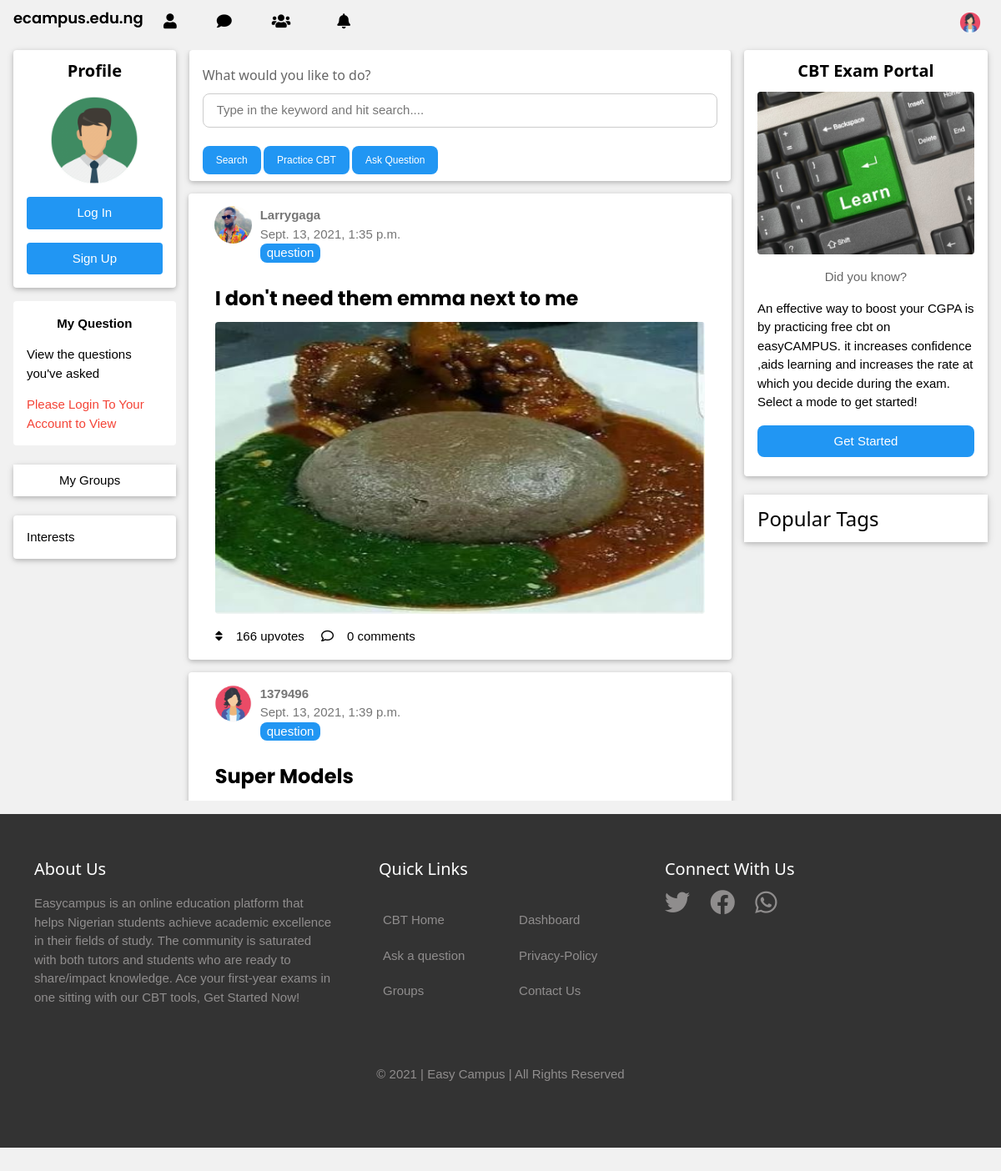
The page / on the database its author committed.
### community/models.py (models this page shows, shortened)
class Quest(models.Model):
    TYPE_CHOICES = (
        ('article', 'Article'),
        ('question', 'Question'),
        ('link', 'Link'),
    )
    STATUS_CHOICES = (
        ('approved', 'Approved'),
        ('pending', 'Pending'),
        ('rejected', 'Rejected'),
    )
    title = models.CharField(max_length=250)
    slug = models.SlugField(max_length=250, unique=True, blank=True, null=True)
    asked_by = models.ForeignKey(User,
                                 on_delete=models.CASCADE,
                                 related_name='user', null=True,blank=True)
    body = models.TextField()
    date_asked = models.DateTimeField(auto_now_add=True)
    status = models.CharField(max_length=10,
                            choices=STATUS_CHOICES,
                            default='pending', blank=True,
                                     null=True)
    image_upload = models.ImageField(upload_to="QThumbnail", blank=True,
                                     null=True)
    tags = TagField()
    type = models.CharField(max_length=10,
                            choices=TYPE_CHOICES,
                            default='question')
    votes = models.ManyToManyField(User, related_name='vote_count',
                                   blank=True)
    class Meta:
        ordering = ('date_asked',)
        indexes = [models.Index(fields=[ 'date_asked', 'asked_by', 'title','tags'])]
    objects = models.Manager()  # The default manager.
    Approved = ApprovedManager()  # Our custom manager.
    Pending = PendingManager()
    def get_absolute_url(self):
        return reverse('question_detail',
                       kwargs={'pk': self.pk, 'slug': self.slug})

### community/views.py (the view)
# urls.py: path('', views.question_list, name='question_list'),
def question_list(request):
    tags = get_popular_tag(Quest)
    question_list = recommend_questions(request,Quest.Approved.all())
    paginator = Paginator(question_list, 4)
    page = request.GET.get('page')
    try:
        questions = paginator.page(page)
    except PageNotAnInteger:
        questions = paginator.page(1)
    except EmptyPage:
        if request.is_ajax():
            return HttpResponse('')
        questions = paginator.page(paginator.num_pages)
    context = {'questions': questions, 'tags': tags, }
    if request.is_ajax():
        return render(request, 'general/index_scroll.html', context)
    return render(request,'general/index.html',context)

### community/models.py (called while the page is built)
    def get_queryset(self):
        return super().get_queryset().filter(status="approved")

### community/utils.py (called while the page is built)
def get_visits_anon(request):
    if request.COOKIES.get('visited'):
        already_visited = request.COOKIES['visited'].replace('[','').replace(']','').replace(" ","").split(',')
        visited_list = [int(i) for i in already_visited]
    else:
        visited_list = []
    return visited_list

def get_popular_tag(model):
    three_days_ago = timezone.now().date() - timedelta(days=3)
    tag = Tag.objects.usage_for_model(
        model, counts=True, filters=dict(date_asked__gte=three_days_ago,status="approved"))
    if not tag or len(tag) <= 3:
        tag = Tag.objects.usage_for_model(
            model, counts=True,filters=dict(status="approved"))
    return tag

def load_anon_algo(request,model):
    exclude = get_visits_anon(request)
    questions = model.exclude(id__in = exclude).annotate(likes = Count("votes")).order_by("-likes","-date_asked")
    return questions

def recommend_questions(request,model):
    if request.user.is_authenticated:
        q = load_auth_algo(model,request.user)
    else:
        q = load_anon_algo(request,model)
    if q.count() <= 2:
        q = model.annotate(likes = Count("votes")).order_by('?',"-likes","-date_asked")
    return q

### templates/general/index.html (shortened to what this page needs)
{% extends "layout.html" %}
{% load static %}
{% load thumbnail %}
{% block content %}
<div class="w3-row container-mobile">
    <div class="w3-col container-mobile m2 w3-margin-bottom w3-hide-small">
        <div class="w3-card w3-round w3-white">
            <div class="w3-container">
                <h4 class="w3-center"><b>Profile</b></h4>
                {% if request.user.is_authenticated %}
                    {% if request.user.userprofile.profile_photo %}
                    <p class="w3-center">
                        {% thumbnail request.user.userprofile.profile_photo "106x106" crop="center" format="WEBP" as im %}
                        <img src="{{im.url}}" class="w3-circle" height="{{im.height}}" width="{{im.width}}" alt="{{request.user.username}}'s Profile Pics">
                        {% endthumbnail %}
                    </p>
                        {% else %}
                    {% if request.user.userprofile.gender|title == "Male" %}
                    <p class="w3-center"><img src="{% static 'images/maleprofile.png' %}" class="w3-circle"
                            style="height:106px;width:106px" alt="Avatar"></p>
                    {% else %}
                    <p class="w3-center"><img src="{% static 'images/femaleprofile.png' %}" class="w3-circle"
                            style="height:106px;width:106px" alt="Avatar"></p>
                    {% endif %}
                    {% endif %}
                <hr>
                <a href="{% url 'profile' %}">
                        {% if request.user.get_full_name %}
                    <p>{{ request.user.get_full_name|title }}</p>
                        {% else %}
                    <p>{{ request.user.username|title }}</p>
                        {% endif %}
                </a>
                        <p>{{ request.user.userprofile.faculty|title }}</p>
                    <p> {{ request.user.userprofile.level }}</p>
                    <p> {{ request.user.userprofile.gender|title }} </p>
                    <a href="{% url 'logout' %}" class="w3-block w3-blue w3-btn w3-margin-bottom w3-round">Log Out</a>
                {% else %}
                    <p class="w3-center">
                        <img src="{% static 'images/maleprofile.png' %}" class="w3-circle"
                            style="height:106px;width:106px" alt="Avatar">
                        </p>
                    <a href="{% url 'login' %}" class="w3-block w3-blue w3-btn w3-margin-bottom w3-round">Log In</a>
                    <a href="{% url 'register' %}" class="w3-block w3-blue w3-btn w3-margin-bottom w3-round">Sign Up</a>
                {% endif %}
            </div>
        </div>
        <div class="w3-container w3-white w3-round w3-margin-top">
            <p class="w3-center"><b>My Question</b></p>
            <p>View the questions you've asked </p>
            {% if user.is_authenticated %}
            <div class="w3-margin-top w3-margin-bottom">
                <a href="{% url 'question_progress' %}"
                    class="w3-round-large w3-center w3-btn w3-blue w3-block">View</a>
            </div>
            {% else %}
            <p class="w3-text-red">Please Login To Your Account to View </p>
            {% endif %}
        </div> <br>
        <div class="w3-card w3-round">
            <div class="w3-white">
                <button onclick="myFunction('Demo1')" class="w3-btn w3-block w3-theme-l1 w3-left-align"> My Groups</button>
            </div>
        </div> <br>
        <div class="w3-card w3-round w3-white w3-hide-small">
            <div class="w3-container">
                <p>Interests</p>
            </div>
        </div>
    </div>
    <div class="w3-col m7 middle-column overflow-container">
        <div class="w3-row-padding ">
            <div class="w3-col m12 container-mobile-0">
                <div class="w3-card w3-round container-mobile-0 w3-white ">
                    <div class="w3-container w3-padding">
                        <h6 class="w3-opacity">What would you like to do?</h6>
                    <form action="{% url 'query' action='search' arg='query' %}" method="GET">
                        <input name="search_query" type="text" id = "id_search_query"  class="w3-border w3-block w3-round-large w3-padding" placeholder="Type in the keyword and hit search...." required>
                        <br>
                        <small>
                            <button type="submit" class="w3-btn w3-round-large w3-blue">Search</button>
                            <a href="{% url 'quiz_index' %}" class="w3-btn w3-round-large w3-blue">Practice CBT</a>
                            <a href="{% url 'ask_question' %}" class="w3-btn w3-round-large w3-blue">Ask Question</a>
                        </small>
                    </form>
                    </div>
                </div>
            </div>
        </div>
        <div class="infinite-container">
        {% include 'general/index_scroll.html' %}
        </div>
    </div>
    <div class="w3-col s12 m3 container-mobile-1">
        <div class="w3-card w3-round border-fix-mobile w3-white">
            <div class="w3-container">
                <h4 class="w3-center"><b>CBT Exam Portal</b></h4>
                <img class="w3-round w3-image" src="{% static 'images/learn.jpg' %}" alt="cbt">
                <div class="w3-margin-top">
                    <p class="w3-opacity w3-center">Did you know?</p>
                    <p>
                        An effective way to boost your CGPA is by practicing free
                        cbt on easyCAMPUS. it increases confidence ,aids learning and increases the rate at which
                        you
                        decide during the
                        exam. Select a mode to get started!
                    </p>
                </div>
                <a href="{% url 'quiz_index' %}" class="w3-btn w3-margin-top w3-block w3-blue w3-round-large">Get Started</a><br>
            </div>
        </div> <br>
        <div class="w3-container w3-card w3-white">
            <h3>Popular Tags</h3>
        </div>
    </div>
</div>
{% endblock %}

### templates/general/index_scroll.html
{% load static %}
{% load thumbnail %}
            {% for question in questions %}
            <div class="w3-container container-mobile w3-card w3-white w3-round question-container margin-desktop">
                <div class="profile-img">
                    {% if question.asked_by.userprofile.profile_photo %}
                        {% thumbnail question.asked_by.userprofile.profile_photo "80x80" crop="center" format="WEBP" as im %}
                        <img class="w3-circle" src="{{im.url}}" alt="{{question.asked_by.username}}'s profile photo" height="{{im.height}}" width="{{im.width}}">
                        {% endthumbnail %}
                        {% else %}
                        <img class="w3-circle" src="{% static 'images/femaleprofile.png' %}" alt="Profile">
                    {% endif %}
                    <div class="profile-text w3-text-grey">
                        <p><b>{{question.asked_by.username|title}}</b></p>
                        <p>{{question.date_asked}}</p>
                        <p class="w3-tag w3-round-large w3-blue">{{question.type}}</p>
                    </div>
                </div>
                <div class="w3-container">
                        <h3 class="question-title"> <a href="{{question.get_absolute_url}}"><b>{{question.title}}</b></a></h3>
                    {% if question.image_upload %}
                    {% thumbnail question.image_upload "350x350" crop="center" format="WEBP" as im %}
                        <img src="{{im.url}}" class="w3-round-medium q-image" alt="{{question.title}} Thumbnail">
                    {% endthumbnail %}
                    {% endif %}
                    <div class="w3-margin-top w3-margin-bottom reaction">
                        <i class="fas fa-sort"></i><span class="w3-margin-left">{{question.votes.count}} upvote{{question.votes.count|pluralize}}</span>
                        <i class="far fa-comment w3-margin-left"></i><span class="w3-margin-left">{{question.answers.count}} comment{{question.answers.count|pluralize}}</span>
                    </div>
                </div>
            </div>
            {% empty %}
            <div class="w3-container">
                <p class="w3-center">No questions yet...(<a href="{% url 'ask_question' %}">ask</a>)</p>
            </div>
            {% endfor %}

### static/css/main.css (style rules this page uses)
* { box-sizing: border-box; }
a { text-decoration: none; }
body { font-family: 'Prompt', sans-serif; max-width:1400px; }
.middle-column { overflow: auto; height: 900px; }
.profile-img { display: flex; flex-direction: row; flex-wrap: wrap; margin: 15px; }
.profile-img img { height: 45px; width: 45px; }
.profile-img > div { margin-left: 10px; }
.q-image { width: 100%; height: 350px; }
.profile-text > p { margin: 0px; }
.question-title { font-size: 24px; font-family: Poppins, sans-serif; }
@media screen and (min-width: 800px) { .margin-desktop { margin: 15px; } }

### static/css/w3.css (style rules this page uses)
*,*:before,*:after { box-sizing:inherit }
html { -ms-text-size-adjust:100%;-webkit-text-size-adjust:100% }
body { margin:0 }
a { background-color:transparent }
b,strong { font-weight:bolder }
small { font-size:80% }
img { border-style:none }
button,input,select,textarea,optgroup { font:inherit;margin:0 }
button,input { overflow:visible }
button,select { text-transform:none }
button,[type=button],[type=reset],[type=submit] { -webkit-appearance:button }
html,body { font-family:Verdana,sans-serif;font-size:15px;line-height:1.5 }
html { overflow-x:hidden }
h3 { font-size:24px }
h4 { font-size:20px }
h6 { font-size:16px }
h1,h2,h3,h4,h5,h6 { font-family:"Segoe UI",Arial,sans-serif;font-weight:400;margin:10px 0 }
.w3-image { max-width:100%;height:auto }
img { vertical-align:middle }
a { color:inherit }
.w3-btn,.w3-button { border:none;display:inline-block;padding:8px 16px;vertical-align:middle;overflow:hidden;text-decoration:none;color:inherit;background-color:inherit;text-align:center;cursor:pointer;white-space:nowrap }
.w3-btn,.w3-button { -webkit-touch-callout:none;-webkit-user-select:none;-khtml-user-select:none;-moz-user-select:none;-ms-user-select:none;user-select:none }
.w3-badge,.w3-tag { background-color:#000;color:#fff;display:inline-block;padding-left:8px;padding-right:8px;text-align:center }
.w3-block { display:block;width:100% }
.w3-container:after,.w3-container:before,.w3-panel:after,.w3-panel:before,.w3-row:after,.w3-row:before,.w3-row-padding:after,.w3-row-padding:before, .w3-cell-row:before,.w3-cell-row:after,.w3-clear:after,.w3-clear:before,.w3-bar:before,.w3-bar:after { content:"";display:table;clear:both }
.w3-col,.w3-half,.w3-third,.w3-twothird,.w3-threequarter,.w3-quarter { float:left;width:100% }
.w3-col.s12 { width:99.99999% }
@media (min-width:601px) { .w3-col.m2 { width:16.66666% } }
@media (min-width:601px) { .w3-col.m3,.w3-quarter { width:24.99999% } }
@media (min-width:601px) { .w3-col.m7 { width:58.33333% } }
@media (min-width:601px) { .w3-col.m12 { width:99.99999% } }
.w3-circle { border-radius:50% }
.w3-round,.w3-round-medium { border-radius:4px }
.w3-round-large { border-radius:8px }
.w3-row-padding,.w3-row-padding>.w3-half,.w3-row-padding>.w3-third,.w3-row-padding>.w3-twothird,.w3-row-padding>.w3-threequarter,.w3-row-padding>.w3-quarter,.w3-row-padding>.w3-col { padding:0 8px }
.w3-container,.w3-panel { padding:0.01em 16px }
.w3-card,.w3-card-2 { box-shadow:0 2px 5px 0 rgba(0,0,0,0.16),0 2px 10px 0 rgba(0,0,0,0.12) }
.w3-opacity,.w3-hover-opacity:hover { opacity:0.60 }
.w3-left-align { text-align:left!important }
.w3-center { text-align:center!important }
.w3-border { border:1px solid #ccc!important }
.w3-margin-top { margin-top:16px!important }
.w3-margin-bottom { margin-bottom:16px!important }
.w3-margin-left { margin-left:16px!important }
.w3-padding { padding:8px 16px!important }
.w3-blue,.w3-hover-blue:hover { color:#fff!important;background-color:#2196F3!important }
.w3-white,.w3-hover-white:hover { color:#000!important;background-color:#fff!important }
.w3-light-grey,.w3-hover-light-grey:hover,.w3-light-gray,.w3-hover-light-gray:hover { color:#000!important;background-color:#f1f1f1!important }
.w3-text-red,.w3-hover-text-red:hover { color:#f44336!important }
.w3-text-grey,.w3-hover-text-grey:hover,.w3-text-gray,.w3-hover-text-gray:hover { color:#757575!important }

### rows shown on the page
Quest: asked_by.username "Larrygaga", date_asked "Sept. 13, 2021, 1:35 p.m.", type "question", title "I don't need them emma next to me", votes.count "166", answers.count "0"
Quest: asked_by.username "1379496", date_asked "Sept. 13, 2021, 1:39 p.m.", type "question", title "Super Models"
